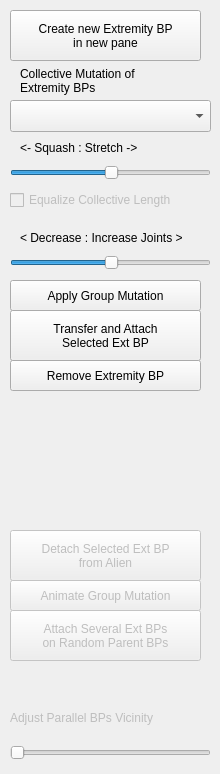
        <widget class="QWidget" name="tab_19">
         <attribute name="title">
          <string>Extremity BodyPart</string>
         </attribute>
         <widget class="QPushButton" name="pushButton_29">
          <property name="geometry">
           <rect>
            <x>10</x>
            <y>10</y>
            <width>191</width>
            <height>51</height>
           </rect>
          </property>
          <property name="text">
           <string>Create new Extremity BP 
in new pane</string>
          </property>
         </widget>
         <widget class="QLabel" name="label_73">
          <property name="enabled">
           <bool>false</bool>
          </property>
          <property name="geometry">
           <rect>
            <x>10</x>
            <y>710</y>
            <width>201</width>
            <height>16</height>
           </rect>
          </property>
          <property name="text">
           <string>Adjust Parallel BPs Vicinity</string>
          </property>
         </widget>
         <widget class="QSlider" name="horizontalSlider_10">
          <property name="enabled">
           <bool>false</bool>
          </property>
          <property name="geometry">
           <rect>
            <x>10</x>
            <y>740</y>
            <width>201</width>
            <height>25</height>
           </rect>
          </property>
          <property name="orientation">
           <enum>Qt::Horizontal</enum>
          </property>
         </widget>
         <widget class="QPushButton" name="pushButton_43">
          <property name="geometry">
           <rect>
            <x>10</x>
            <y>280</y>
            <width>191</width>
            <height>31</height>
           </rect>
          </property>
          <property name="text">
           <string>Apply Group Mutation</string>
          </property>
         </widget>
         <widget class="QLabel" name="label_81">
          <property name="enabled">
           <bool>true</bool>
          </property>
          <property name="geometry">
           <rect>
            <x>20</x>
            <y>60</y>
            <width>151</width>
            <height>41</height>
           </rect>
          </property>
          <property name="text">
           <string>Collective Mutation of 
Extremity BPs</string>
          </property>
         </widget>
         <widget class="QComboBox" name="comboBox_10">
          <property name="geometry">
           <rect>
            <x>10</x>
            <y>100</y>
            <width>201</width>
            <height>32</height>
           </rect>
          </property>
          <item>
           <property name="text">
            <string/>
           </property>
          </item>
          <item>
           <property name="text">
            <string>JAT</string>
           </property>
          </item>
          <item>
           <property name="text">
            <string>Bulkiness</string>
           </property>
          </item>
          <item>
           <property name="text">
            <string>Squash/Stretch</string>
           </property>
          </item>
          <item>
           <property name="text">
            <string>No. of Joints</string>
           </property>
          </item>
         </widget>
         <widget class="QPushButton" name="pushButton_45">
          <property name="enabled">
           <bool>false</bool>
          </property>
          <property name="geometry">
           <rect>
            <x>10</x>
            <y>580</y>
            <width>191</width>
            <height>31</height>
           </rect>
          </property>
          <property name="text">
           <string>Animate Group Mutation</string>
          </property>
         </widget>
         <widget class="QSlider" name="horizontalSlider_11">
          <property name="enabled">
           <bool>true</bool>
          </property>
          <property name="geometry">
           <rect>
            <x>10</x>
            <y>160</y>
            <width>201</width>
            <height>25</height>
           </rect>
          </property>
          <property name="value">
           <number>50</number>
          </property>
          <property name="orientation">
           <enum>Qt::Horizontal</enum>
          </property>
          <property name="invertedAppearance">
           <bool>false</bool>
          </property>
          <property name="invertedControls">
           <bool>false</bool>
          </property>
          <property name="tickPosition">
           <enum>QSlider::NoTicks</enum>
          </property>
         </widget>
         <widget class="QSlider" name="horizontalSlider_12">
          <property name="enabled">
           <bool>true</bool>
          </property>
          <property name="geometry">
           <rect>
            <x>10</x>
            <y>250</y>
            <width>201</width>
            <height>25</height>
           </rect>
          </property>
          <property name="value">
           <number>50</number>
          </property>
          <property name="orientation">
           <enum>Qt::Horizontal</enum>
          </property>
         </widget>
         <widget class="QLabel" name="label_83">
          <property name="enabled">
           <bool>true</bool>
          </property>
          <property name="geometry">
           <rect>
            <x>20</x>
            <y>230</y>
            <width>181</width>
            <height>16</height>
           </rect>
          </property>
          <property name="text">
           <string>&lt; Decrease : Increase Joints &gt;</string>
          </property>
         </widget>
         <widget class="QLabel" name="label_84">
          <property name="enabled">
           <bool>true</bool>
          </property>
          <property name="geometry">
           <rect>
            <x>20</x>
            <y>140</y>
            <width>181</width>
            <height>16</height>
           </rect>
          </property>
          <property name="text">
           <string>&lt;- Squash : Stretch -&gt;</string>
          </property>
         </widget>
         <widget class="QCheckBox" name="checkBox_4">
          <property name="enabled">
           <bool>false</bool>
          </property>
          <property name="geometry">
           <rect>
            <x>10</x>
            <y>190</y>
            <width>181</width>
            <height>20</height>
           </rect>
          </property>
          <property name="text">
           <string>Equalize Collective Length</string>
          </property>
         </widget>
         <widget class="QPushButton" name="pushButton_33">
          <property name="enabled">
           <bool>false</bool>
          </property>
          <property name="geometry">
           <rect>
            <x>10</x>
            <y>610</y>
            <width>191</width>
            <height>51</height>
           </rect>
          </property>
          <property name="text">
           <string>Attach Several Ext BPs 
on Random Parent BPs</string>
          </property>
         </widget>
         <widget class="QPushButton" name="pushButton_47">
          <property name="geometry">
           <rect>
            <x>10</x>
            <y>310</y>
            <width>191</width>
            <height>51</height>
           </rect>
          </property>
          <property name="text">
           <string>Transfer and Attach 
Selected Ext BP</string>
          </property>
         </widget>
         <widget class="QPushButton" name="pushButton_50">
          <property name="enabled">
           <bool>false</bool>
          </property>
          <property name="geometry">
           <rect>
            <x>10</x>
            <y>530</y>
            <width>191</width>
            <height>51</height>
           </rect>
          </property>
          <property name="text">
           <string>Detach Selected Ext BP 
from Alien</string>
          </property>
         </widget>
         <widget class="QPushButton" name="pushButton_51">
          <property name="enabled">
           <bool>true</bool>
          </property>
          <property name="geometry">
           <rect>
            <x>10</x>
            <y>360</y>
            <width>191</width>
            <height>31</height>
           </rect>
          </property>
          <property name="text">
           <string>Remove Extremity BP</string>
          </property>
         </widget>
        </widget>
